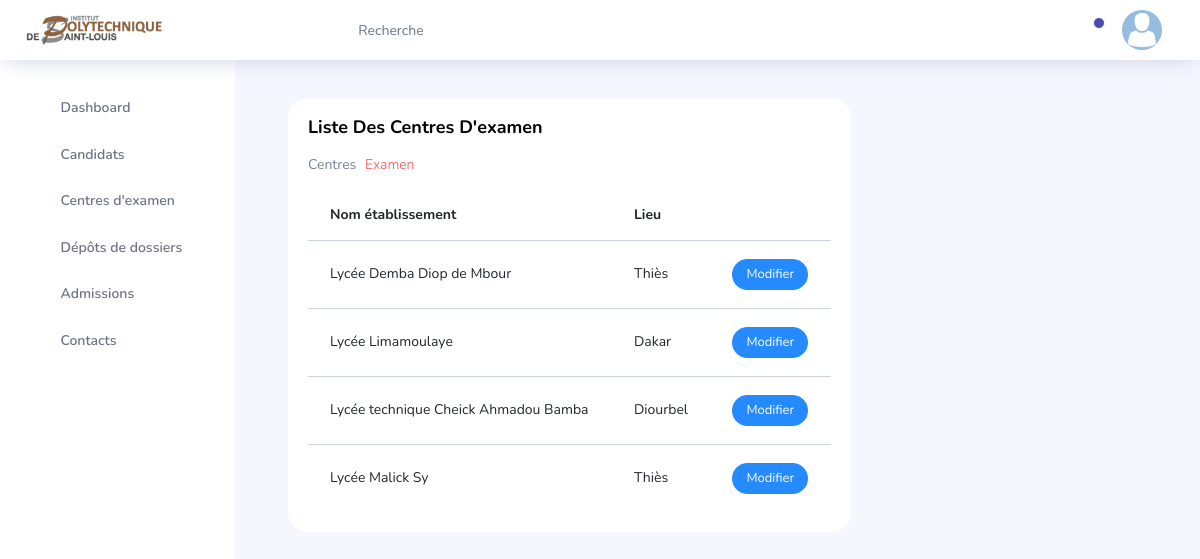
/administrationIPSL/dashboard/centres/index.php (signed in), run on the app's committed database.
### tables this page shows
CREATE TABLE `centre` (
  `id` int(11) NOT NULL,
  `libelle` varchar(100) NOT NULL,
  `lieu` varchar(50) NOT NULL
);

### administrationIPSL/dashboard/centres/index.php (the view, shortened to what this page needs)
<?php
    try {
        $db = new PDO('mysql:host=localhost;dbname=candidature', 'root', '', array(PDO::ATTR_ERRMODE=>PDO::ERRMODE_EXCEPTION));
    } catch (PDOException $e) {
        die('Erreur : ' . $e->getMessage());
    }
?>
<!DOCTYPE html>
<html lang="en">
<head>
  <link rel="stylesheet" href="../vendors/feather/feather.css">
  <link rel="stylesheet" href="../vendors/ti-icons/css/themify-icons.css">
  <link rel="stylesheet" href="../vendors/css/vendor.bundle.base.css">
  <link rel="stylesheet" href="../vendors/datatables.net-bs4/dataTables.bootstrap4.css">
  <link rel="stylesheet" href="../vendors/ti-icons/css/themify-icons.css">
  <link rel="stylesheet" type="text/css" href="../js/select.dataTables.min.css">
  <link rel="stylesheet" href="../css/vertical-layout-light/style.css">
</head>
<body>
    <div class="container-scroller">
        <nav class="navbar col-lg-12 col-12 p-0 fixed-top d-flex flex-row">
            <div class="text-center navbar-brand-wrapper d-flex align-items-center justify-content-center">
                <a class="navbar-brand brand-logo mr-5" href=""><img src="../../../images/ipsl.png" class="d-inline-block align-top"/></a>
            </div>
            <div class="navbar-menu-wrapper d-flex align-items-center justify-content-end">
                <button class="navbar-toggler navbar-toggler align-self-center" type="button" data-toggle="minimize">
                <span class="icon-menu"></span>
                </button>
                <ul class="navbar-nav mr-lg-2">
                <li class="nav-item nav-search d-none d-lg-block">
                    <div class="input-group">
                    <div class="input-group-prepend hover-cursor" id="navbar-search-icon">
                        <span class="input-group-text" id="search">
                        <i class="icon-search"></i>
                        </span>
                    </div>
                    <input type="text" class="form-control" id="navbar-search-input" placeholder="Recherche" aria-label="Recherche" aria-describedby="Recherche">
                    </div>
                </li>
                </ul>
                <ul class="navbar-nav navbar-nav-right">
            <li class="nav-item dropdown">
                <a class="nav-link count-indicator dropdown-toggle" id="notificationDropdown" href="#" data-toggle="dropdown">
                <i class="icon-bell mx-0"></i>
                <span class="count"></span>
                </a>
            </li>
            <li class="nav-item nav-profile dropdown">
                <a class="nav-link dropdown-toggle" href="#" data-toggle="dropdown" id="profileDropdown">
                <img src="../../../images/profils/profil.png" alt="profile"/>
                </a>
            </li>
            </ul>
            </div>
        </nav>
        <div class="container-fluid page-body-wrapper">
            <nav class="sidebar sidebar-offcanvas" id="sidebar">
            <ul class="nav">
            <li class="nav-item">
                <a class="nav-link" href="../">
                <i class="icon-grid menu-icon"></i>
                <span class="menu-title">Dashboard</span>
                </a>
            </li>
            <li class="nav-item">
                <a class="nav-link" data-toggle="collapse" href="#ui-candidats" aria-expanded="false" aria-controls="ui-candidats">
                <i class="icon-layout menu-icon"></i>
                <span class="menu-title">Candidats</span>
                <i class="menu-arrow"></i>
                </a>
            </li>
            <li class="nav-item">
                <a class="nav-link" data-toggle="collapse" href="#ui-centre_exam" aria-expanded="false" aria-controls="ui-centre_exam">
                <i class="icon-columns menu-icon"></i>
                <span class="menu-title">Centres d'examen</span>
                <i class="menu-arrow"></i>
                </a>
            </li>
            <li class="nav-item">
                <a class="nav-link" data-toggle="collapse" href="#ui-candidature" aria-expanded="false" aria-controls="ui-candidature">
                <i class="icon-bar-graph menu-icon"></i>
                <span class="menu-title">Dépôts de dossiers</span>
                <i class="menu-arrow"></i>
                </a>
            </li>
            <li class="nav-item">
                <a class="nav-link" data-toggle="collapse" href="#ui-admission" aria-expanded="false" aria-controls="ui-admission">
                <i class="icon-grid-2 menu-icon"></i>
                <span class="menu-title">Admissions</span>
                <i class="menu-arrow"></i>
                </a>
            </li>
            <li class="nav-item">
                <a class="nav-link" data-toggle="collapse" href="#ui-contact" aria-expanded="false" aria-controls="ui-contact">
                <i class="icon-grid-2 menu-icon"></i>
                <span class="menu-title">Contacts</span>
                <i class="menu-arrow"></i>
                </a>
            </li>
            </ul>
            </nav>
            <?php
                $sql="SELECT * FROM centre";
                $requete = $db->prepare($sql);
                $requete->execute();
                $centres=$requete->fetchAll();
            ?>
            <div class="main-panel">
                <div class="content-wrapper">
                    <div class="col-lg-8 grid-margin stretch-card">
                        <div class="card">
                            <div class="card-body">
                            <h4 class="card-title">Liste des centres d'examen</h4>
                            <p class="card-description">
                                Centres<code> Examen</code>
                            </p>
                            <div class="table-responsive">
                                <table class="table">
                                <thead>
                                    <tr>
                                    <th>Nom établissement</th>
                                    <th>Lieu</th>
                                    </tr>
                                </thead>
                                <tbody>
                                    <?php foreach($centres as $centre): ?>
                                    <tr>
                                    <td><?= $centre['libelle'] ?></td>
                                    <td><?= $centre['lieu'] ?></td>
                                    <td>
                                        <button type="button" class="btn btn-info btn-sm" onclick="window.location.href ='page-centre/?id= <?= $centre['id'] ?>';">Modifier</button>
                                    </td>
                                    </tr>
                                    <?php endforeach; ?>
                                </tbody>
                                </table>
                            </div>
                            </div>
                        </div>
                    </div>
                </div>
            </div>
        </div>
    </div>
</body>
</html>

### data on the page
centre: libelle "Lycée Demba Diop de Mbour", lieu "Thiès"
centre: libelle "Lycée Limamoulaye", lieu "Dakar"
centre: libelle "Lycée technique Cheick Ahmadou Bamba", lieu "Diourbel"
centre: libelle "Lycée Malick Sy", lieu "Thiès"
